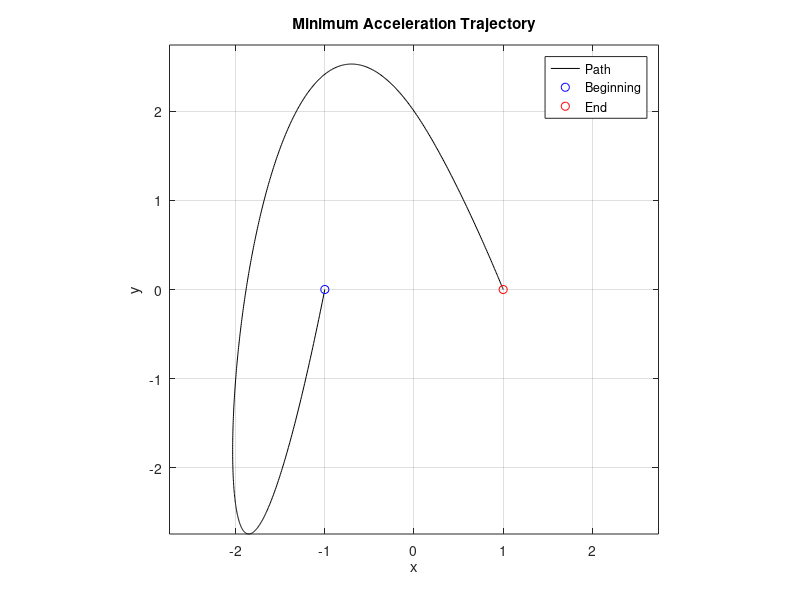
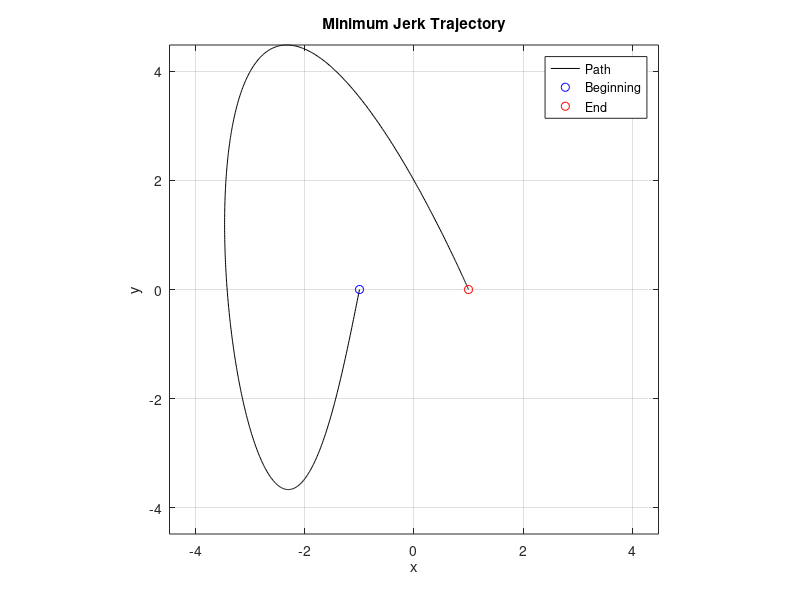
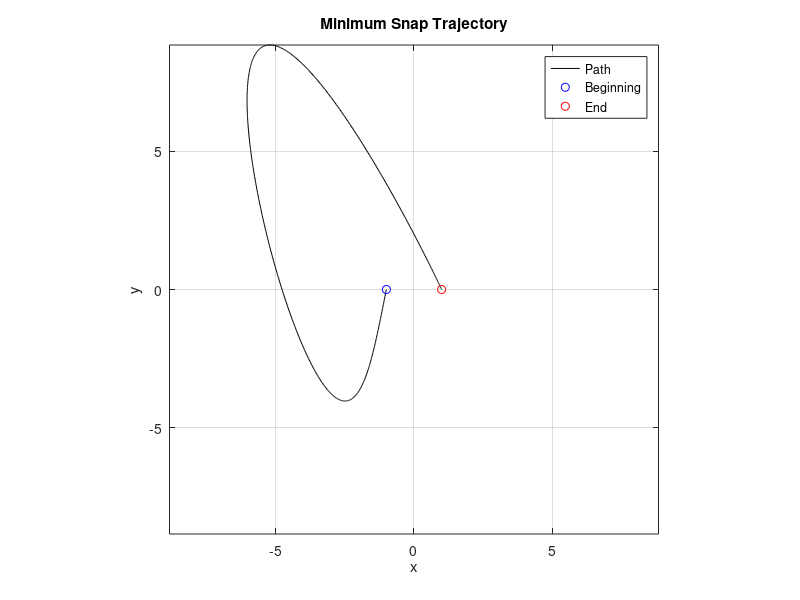

Write MATLAB code to recreate these figures, in order.
clear all


t_0 = 0;
t_1 = 5;
t_2 = 6;

%% minimum acceleration
A = [1 t_0 t_0^2 t_0^3 0 0 0 0;...
    1 t_1 t_1^2 t_1^3 0 0 0 0;...
    0 0 0 0 1 t_1 t_1^2 t_1^3;...
    0 0 0 0 1 t_2 t_2^2 t_2^3;...
    0 1 2*t_0 3*t_0^2 0 0 0 0;...
    0 0 0 0 0 1 2*t_2 3*t_2^2;...
    0 1 2*t_1 3*t_1^2 0 -1 -2*t_1 -3*t_1^2;...
    0 0 2 6*t_1 0 0 -2 -6*t_1];
A
X = [-1 0;...
    0 2;...
    0 2;...
    1 0;...
    -1 -5;...
    0 0;...
    0 0;...
    0 0];

C = A\X;

t_stamps = [0 5 6];
time = t_stamps(1):0.01:t_stamps(end);
pos = [];
vel=[];
acc=[];
path = [-1 0; 0 2; 1 0];
t_idx = 1;
for i = 1:length(time)
    t = time(i);
    if t < t_stamps(end)
        if t >= t_stamps(t_idx)
            t_idx = t_idx+1;
        end
    end
    S = [1 t t^2 t^3;...
        0 1 2*t 3*t^2;...
        0 0 2 6*t]*...
        C((t_idx-2)*4+1:(t_idx-2)*4+4,:);
    pos = [pos S(1,:)'];
    vel = [vel S(2,:)'];
    acc = [acc S(3,:)'];
end
figure(1)
clf
p_lims = max(max(abs(pos)));
plot(pos(1,:),pos(2,:),'k-')
hold on
plot(pos(1,1),pos(2,1),'bo')
plot(pos(1,end),pos(2,end),'ro')
grid on
axis equal
xlim([-p_lims p_lims])
ylim([-p_lims p_lims])
xlabel('x')
ylabel('y')
title('Minimum Acceleration Trajectory')
legend('Path','Beginning','End')

%% minimum jerk
A = [1 t_0 t_0^2 t_0^3   t_0^4    t_0^5    0 0   0      0        0         0;...
     1 t_1 t_1^2 t_1^3   t_1^4    t_1^5    0 0   0      0        0         0;...
     0 0   0     0       0        0        1 t_1 t_1^2  t_1^3    t_1^4     t_1^5;...
     0 0   0     0       0        0        1 t_2 t_2^2  t_2^3    t_2^4     t_2^5;...
     0 1   2*t_0 3*t_0^2 4*t_0^3  5*t_0^4  0 0   0      0        0         0;...
     0 0   0     0       0        0        0 1   2*t_2  3*t_2^2  4*t_2^3   5*t_2^4;...
     0 0   2     6*t_0   12*t_0^2 20*t_0^3 0 0   0      0        0         0;...
     0 0   0     0       0        0        0 0   2      6*t_2    12*t_2^2  20*t_2^3;...
     0 1   2*t_1 3*t_1^2 4*t_1^3  5*t_1^4  0 -1  -2*t_1 -3*t_1^2 -4*t_1^3  -5*t_1^4;...
     0 0   2     6*t_1   12*t_1^2 20*t_1^3 0 0   -2     -6*t_1   -12*t_1^2 -20*t_1^3;...
     0 0   0     6       24*t_1   60*t_1^2 0 0   0      -6       -24*t_1   -60*t_1^2;...
     0 0   0     0       24       120*t_1  0 0   0      0        -24       -120*t_1];
 
X = [-1 0;...
    0 2;...
    0 2;...
    1 0;...
    -1 -5;...
    0 0;...
    0 0;...
    0 0;...
    0 0;...
    0 0;...
    0 0;...
    0 0];
C = A\X;
%A(7,8)
%{d
t_stamps = [0 5 6];
time = t_stamps(1):0.01:t_stamps(end);
pos = [];
vel=[];
acc=[];
path = [-1 0; 0 2; 1 0];
t_idx = 1;
for i = 1:length(time)
    t = time(i);
    if t < t_stamps(end)
        if t >= t_stamps(t_idx)
            t_idx = t_idx+1;
        end
    end
    S = [1 t t^2 t^3 t^4 t^5;...
        0 1 2*t 3*t^2 4*t^3 5*t^4;...
        0 0 2 6*t 12*t^2 20*t^3]*...
        C((t_idx-2)*6+1:(t_idx-2)*6+6,:);
    pos = [pos S(1,:)'];
    vel = [vel S(2,:)'];
    acc = [acc S(3,:)'];
end
figure(2)
clf
p_lims = max(max(abs(pos)));
plot(pos(1,:),pos(2,:),'k-')
hold on
plot(pos(1,1),pos(2,1),'bo')
plot(pos(1,end),pos(2,end),'ro')
grid on
axis equal
xlim([-p_lims p_lims])
ylim([-p_lims p_lims])
xlabel('x')
ylabel('y')
title('Minimum Jerk Trajectory')
legend('Path','Beginning','End')


%% minimum snap
A_2 = [1 t_0 t_0^2 t_0^3   t_0^4    t_0^5    t_0^6        t_0^7       0 0   0         0           0           0           0           0;...
     1 t_1 t_1^2 t_1^3   t_1^4    t_1^5    t_1^6        t_1^7       0 0   0         0           0           0           0           0;...
     0 0   0     0       0        0        0            0           1 t_1 t_1^2     t_1^3       t_1^4       t_1^5       t_1^6       t_1^7;...
     0 0   0     0       0        0        0            0           1 t_2 t_2^2     t_2^3       t_2^4       t_2^5       t_2^6       t_2^7;...
     0 1   2*t_0 3*t_0^2 4*t_0^3  5*t_0^4  6*t_0^5      7*t_0^6     0 0   0         0           0           0           0           0;...
     0 0   0     0       0        0        0            0           0 1   2*t_2     3*t_2^2     4*t_2^3     5*t_2^4     6*t_2^5     7*t_2^6;...
     0 0   2     6*t_0   12*t_0^2 20*t_0^3 30*t_0^4     42*t_0^5    0 0   0         0           0           0           0           0;...
     0 0   0     0       0        0        0            0           0 0   2         6*t_2       12*t_2^2    20*t_2^3    30*t_2^4    42*t_2^5;...
     0 0   0     6       24*t_0   60*t_0^2 120*t_0^3    210*t_0^4   0 0   0         0           0           0           0           0;...
     0 0   0     0       0        0        0            0           0 0   0         6           24*t_2      60*t_2^2    120*t_2^3   210*t_2^4;...
     0 1   2*t_1 3*t_1^2 4*t_1^3  5*t_1^4  6*t_1^5      7*t_1^6     0 -1  -2*t_1    -3*t_1^2    -4*t_1^3    -5*t_1^4    -6*t_1^5    -7*t_1^6;...
     0 0   2     6*t_1   12*t_1^2 20*t_1^3 30*t_1^4     42*t_1^5    0 0   -2        -6*t_1      -12*t_1^2   -20*t_1^3   -30*t_1^4   -42*t_1^5 ;...
     0 0   0     6       24*t_1   60*t_1^2 120*t_1^3    210*t_1^4   0 0   0         -6          -24*t_1     -60*t_1^2   -120*t_1^3  -210*t_1^4 ;...
     0 0   0     0       24       120*t_1  360*t_1^2    840*t_1^3   0 0   0         0           -24         -120*t_1    -360*t_1^2  -840*t_1^3;...
     0 0   0     0       0        120      720*t_1      2520*t_1^2  0 0   0         0           0           -120        -720*t_1    -2520*t_1^2;...
     0 0   0     0       0        0        720          5040*t_1    0 0   0         0           0           0           -720        -5040*t_1];
 
 X = [-1 0;...
    0 2;...
    0 2;...
    1 0;...
    -1 -5;...
    0 0;...
    0 0;...
    0 0;...
    0 0;...
    0 0;...
    0 0;...
    0 0;...
    0 0;...
    0 0;...
    0 0;...
    0 0];

C = A_2\X;

%{d
t_stamps = [0 5 6];
time = t_stamps(1):0.01:t_stamps(end);
pos = [];
vel=[];
acc=[];
path = [-1 0; 0 2; 1 0];
t_idx = 1;
for i = 1:length(time)
    t = time(i);
    if t < t_stamps(end)
        if t >= t_stamps(t_idx)
            t_idx = t_idx+1;
        end
    end
    S = [1 t t^2 t^3 t^4 t^5 t^6 t^7;...
        0 1 2*t 3*t^2 4*t^3 5*t^4 6*t^5 7*t^6;...
        0 0 2 6*t 12*t^2 20*t^3 30*t^4 42*t^5]*...
        C((t_idx-2)*8+1:(t_idx-2)*8+8,:);
    pos = [pos S(1,:)'];
    vel = [vel S(2,:)'];
    acc = [acc S(3,:)'];
end
figure(3)
clf
p_lims = max(max(abs(pos)));
plot(pos(1,:),pos(2,:),'k-')
hold on
plot(pos(1,1),pos(2,1),'bo')
plot(pos(1,end),pos(2,end),'ro')
grid on
axis equal
xlim([-p_lims p_lims])
ylim([-p_lims p_lims])
xlabel('x')
ylabel('y')
title('Minimum Snap Trajectory')
legend('Path','Beginning','End')
%}